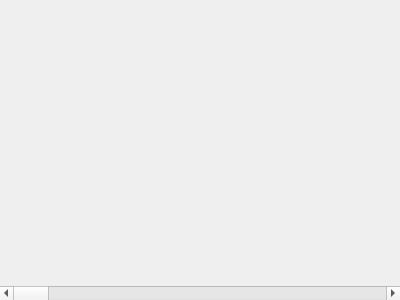
<ui version="4.0" >
 <class>STSimView</class>
 <widget class="QWidget" name="STSimView" >
  <property name="geometry" >
   <rect>
    <x>0</x>
    <y>0</y>
    <width>400</width>
    <height>300</height>
   </rect>
  </property>
  <property name="windowTitle" >
   <string>Form</string>
  </property>
  <layout class="QVBoxLayout" >
   <property name="spacing" >
    <number>0</number>
   </property>
   <property name="leftMargin" >
    <number>0</number>
   </property>
   <property name="topMargin" >
    <number>0</number>
   </property>
   <property name="rightMargin" >
    <number>0</number>
   </property>
   <property name="bottomMargin" >
    <number>0</number>
   </property>
   <item>
    <widget class="STSimBlockView" native="1" name="blockview" />
   </item>
   <item>
    <widget class="QScrollBar" name="scrollbar" >
     <property name="orientation" >
      <enum>Qt::Horizontal</enum>
     </property>
    </widget>
   </item>
  </layout>
 </widget>
 <customwidgets>
  <customwidget>
   <class>STSimBlockView</class>
   <extends>QWidget</extends>
   <header>stsimblockview.h</header>
   <container>1</container>
  </customwidget>
 </customwidgets>
 <resources/>
 <connections/>
</ui>
